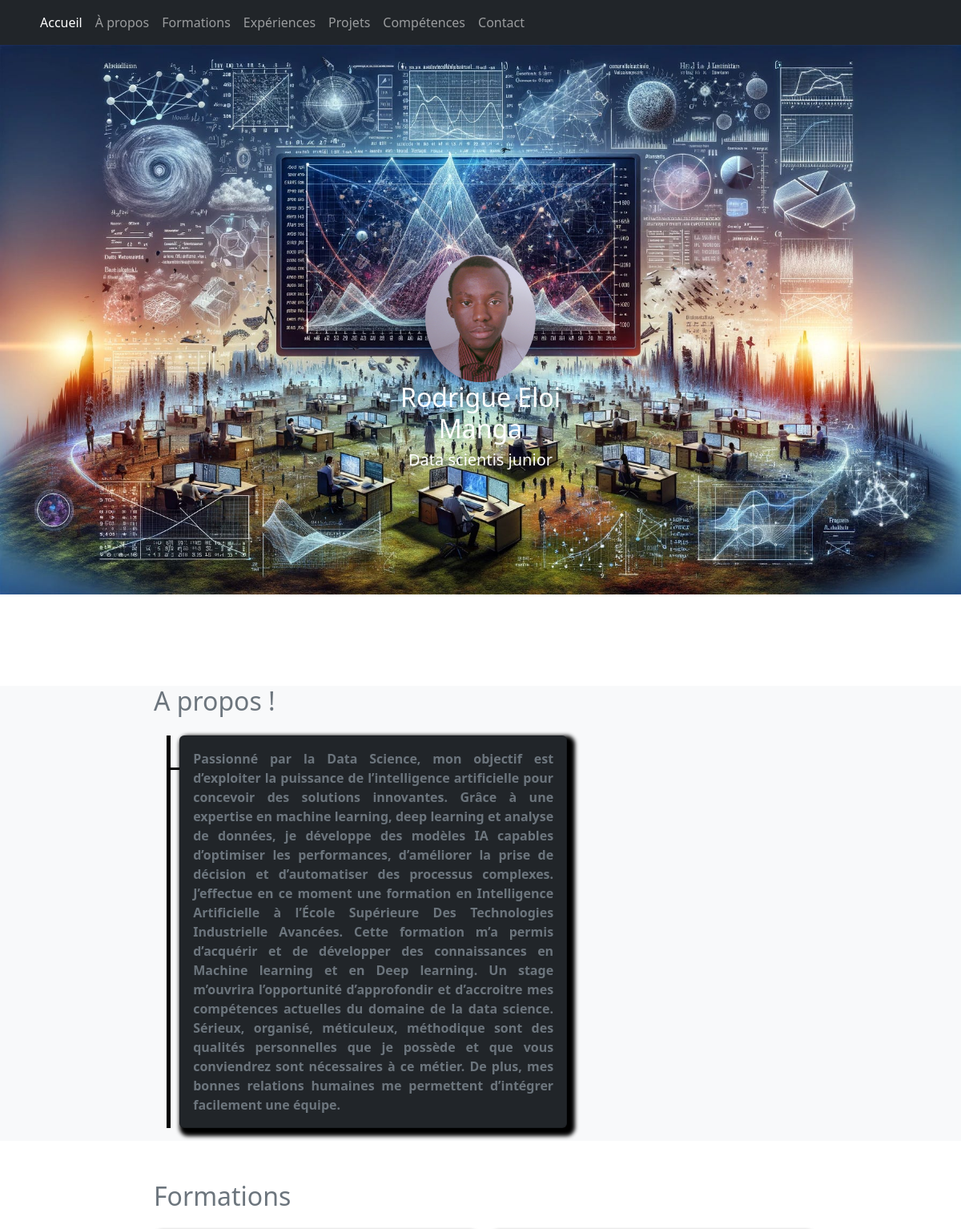
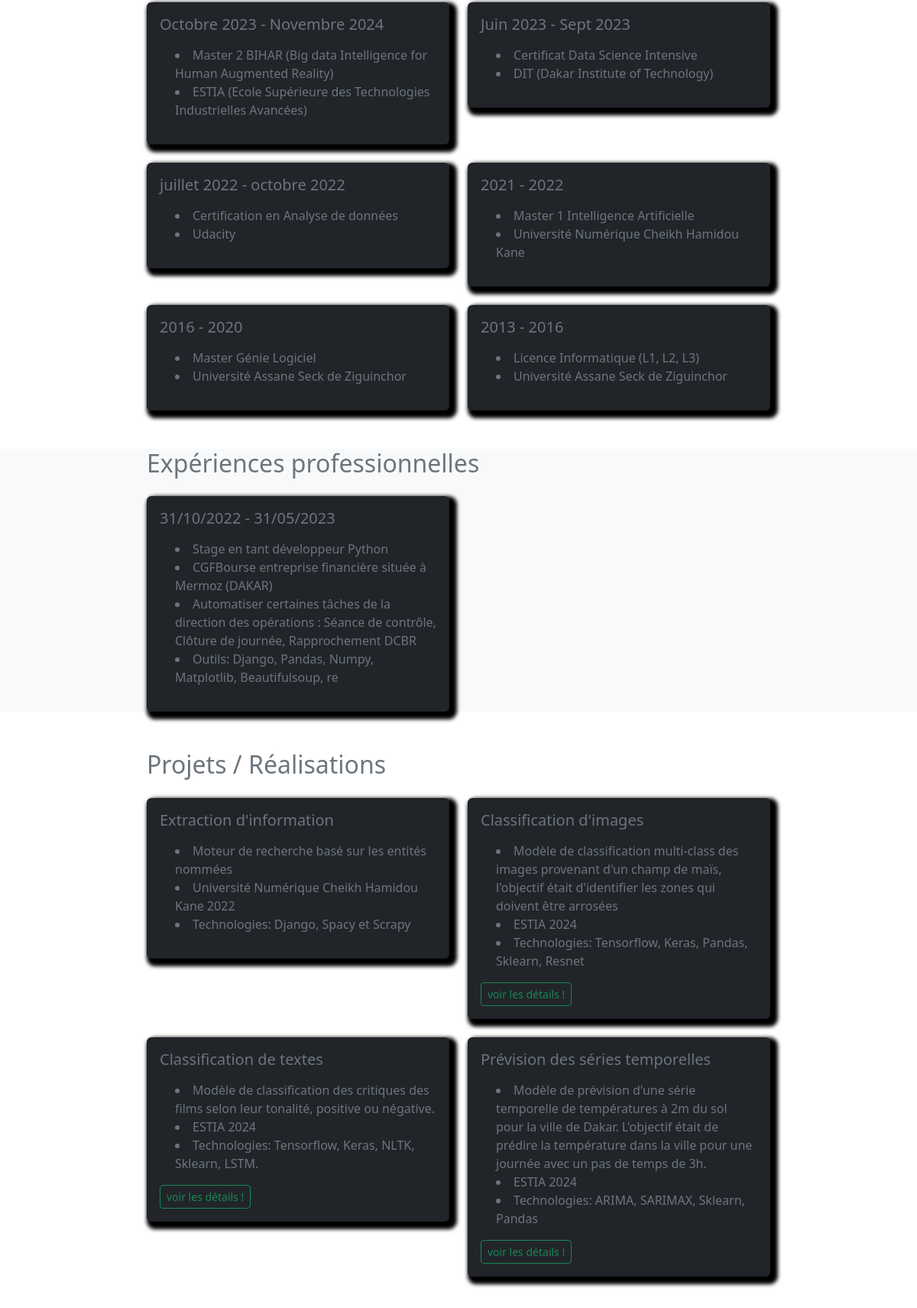
The page / (upper part) on the database its author committed (2 pictures, top to bottom).
### main/models.py (models this page shows, shortened)
class Education(models.Model):
    periode = models.CharField(max_length=200)
    specialite = models.TextField()
    ecole = models.TextField(max_length=200)

class Experience(models.Model):
    poste = models.CharField(max_length=200, default="")
    description = models.TextField()
    company = models.CharField(max_length=200)
    periode = models.CharField(max_length=200, default="")
    outils = models.TextField(default="")

class Project(models.Model):
    title = models.CharField(max_length=200)
    description = models.TextField()
    lieu = models.CharField(max_length=200, default="")
    technologies = models.CharField(max_length=200)

### main/views.py (the view)
# urls.py: path('', views.index, name='index'),
def index(request):
    data_education = Education.objects.all()
    data_experience = Experience.objects.all()
    data_project = Project.objects.all()
    data_skill = Skill.objects.all()
    return render(request, 'main/index.html', context={'educations': data_education, 'experiences': data_experience,
                                                       'projects': data_project, "skills": data_skill})

### main/templates/main/index.html (shortened to what this page needs)
{% extends 'main/base.html' %}
{% load static %}
{% block content %}
    <div class="row p-0 m-0" style='background-image: url("{% static 'analyst2.jpg' %}");background-size: 100%;
background-repeat: no-repeat; height: 800px'>
        <div class="col-3 text-center m-auto text-white">
            <img style="width:50%;" src="{% static 'img_portfolio.jpg' %}" class="img-fluid rounded-circle" alt>
            <h2>Rodrigue Eloi Manga</h2>
            <h5>Data scientis junior</h5>
        </div>
    </div>
    <section id="about" class="bg-light">
        <div class="row" style="margin-left: 15%;">
            <h2 class="text-secondary">A propos !</h2>
            <div class="d-flex m-3">
                    <span style="border-left: black 5px solid;"></span>
                    <span style="width:10%; border-top: 3px solid black; margin-left: -2px; margin-top: 40px"></span>
                    <div class="row">
                      <div class="col-sm-6">
                        <div class="card bg-dark" style="box-shadow: 5px 5px 5px 5px black">
                          <div class="card-body">
                            <p class="card-text text-secondary" style="font-weight: bold; text-align: justify">
                                Passionné par la Data Science, mon objectif est d’exploiter la puissance de l’intelligence artificielle pour concevoir des
                                solutions innovantes. Grâce à une expertise en machine learning, deep learning et analyse de données, je développe des
                                modèles IA capables d’optimiser les performances, d’améliorer la prise de décision et d’automatiser des processus complexes.
                                J’effectue en ce moment une
                                formation en Intelligence Artificielle à l’École Supérieure Des Technologies Industrielle Avancées.
                                Cette formation m’a permis d’acquérir et de développer des connaissances en Machine learning et
                                en Deep learning. Un stage m’ouvrira l’opportunité d’approfondir et d’accroitre mes compétences
                                actuelles du domaine de la data science.
                                Sérieux, organisé, méticuleux, méthodique sont des qualités personnelles que je possède et que vous
                                conviendrez sont nécessaires à ce métier. De plus, mes bonnes relations humaines me permettent
                                d’intégrer facilement une équipe.
                            </p>
                          </div>
                        </div>
                      </div>
                </div>
            </div>
        </div>
    </section>
    <section id="formations">
        <div class="row" style="margin-left: 15%; margin-top: 50px">
            <h2 class="text-secondary mb-0">Formations</h2>
            <div class="row g-4 mt-0">
                {% for education in educations %}
                    <div class="col-sm-5">
                        <div class="card bg-dark" style="box-shadow: 5px 5px 5px 5px black">
                          <div class="card-body text-secondary">
                              <h5 class="card-title mb-3">{{ education.periode }}</h5>
                            <p class="card-text" style="font-weight: bold; text-align: justify;">
                                <li style="margin-left: 20px">{{ education.specialite }}</li>
                                <li style="margin-left: 20px">{{ education.ecole }}</li>
                            </p>
                          </div>
                        </div>
                    </div>
                {% endfor %}
            </div>
        </div>
    </section>
    <section id="experiences" class="bg-light">
        <div class="row" style="margin-left: 15%; margin-top: 50px">
            <h2 class="text-secondary mb-0">Expériences professionnelles</h2>
            <div class="row g-4 mt-0">
                {% for exp in experiences %}
                    <div class="col-sm-5">
                        <div class="card bg-dark" style="box-shadow: 5px 5px 5px 5px black">
                          <div class="card-body text-secondary">
                              <h5 class="card-title mb-3">{{ exp.periode }}</h5>
                            <p class="card-text" style="font-weight: bold; text-align: justify;">
                                <li style="margin-left: 20px">{{ exp.poste }}</li>
                                <li style="margin-left: 20px">{{ exp.company }}</li>
                                <li style="margin-left: 20px">{{ exp.description }}</li>
                                <li style="margin-left: 20px">Outils: {{ exp.outils }}</li>
                            </p>
                          </div>
                        </div>
                    </div>
                {% endfor %}
            </div>
        </div>
    </section>
    <section id="projects">
        <div class="row" style="margin-left: 15%; margin-top: 50px">
            <h2 class="text-secondary mb-0">Projets / Réalisations</h2>
            <div class="row g-4 mt-0">
                {% for projet in projects %}
                    <div class="col-sm-5">
                        <div class="card bg-dark" style="box-shadow: 5px 5px 5px 5px black">
                          <div class="card-body text-secondary">
                              <h5 class="card-title mb-3">{{ projet.title }}</h5>
                            <p class="card-text" style="font-weight: bold; text-align: justify;">
                                <li style="margin-left: 20px">{{ projet.description }}</li>
                                <li style="margin-left: 20px">{{ projet.lieu }}</li>
                                <li style="margin-left: 20px">Technologies: {{ projet.technologies }}</li>
                            </p>
                              {% if projet.id != 1 %}
                                <a href="{% url 'details' idprojet=projet.id %}" class="btn btn-outline-success btn-sm">voir les détails !</a>
                              {% endif %}
                          </div>
                        </div>
                    </div>
                {% endfor %}
            </div>
        </div>
    </section>
{% endblock %}

### rows shown on the page
Education: periode "Octobre 2023 - Novembre 2024", specialite "Master 2 BIHAR (Big data Intelligence for Human Augmented Reality)", ecole "ESTIA (Ecole Supérieure des Technologies Industrielles Avancées)"
Education: periode "Juin 2023 - Sept 2023", specialite "Certificat Data Science Intensive", ecole "DIT (Dakar Institute of Technology)"
Education: periode "juillet 2022 - octobre 2022", specialite "Certification en Analyse de données", ecole "Udacity"
Education: periode "2021 - 2022", specialite "Master 1 Intelligence Artificielle", ecole "Université Numérique Cheikh Hamidou Kane"
Education: periode "2016 - 2020", specialite "Master Génie Logiciel", ecole "Université Assane Seck de Ziguinchor"
Education: periode "2013 - 2016", specialite "Licence Informatique (L1, L2, L3)", ecole "Université Assane Seck de Ziguinchor"
Experience: periode "31/10/2022 - 31/05/2023", poste "Stage en tant développeur Python", company "CGFBourse entreprise financière située à Mermoz (DAKAR)", description "Automatiser certaines tâches de la direction des opérations : Séance de contrôle, Clôture de journée, Rapprochement DCBR", outils "Django, Pandas, Numpy, Matplotlib, Beautifulsoup, re"
Project: title "Extraction d'information", description "Moteur de recherche basé sur les entités nommées", lieu "Université Numérique Cheikh Hamidou Kane 2022", technologies "Django, Spacy et Scrapy"
Project: title "Classification d'images", description "Modèle de classification multi-class des images provenant d'un champ de maïs, l'objectif était d'identifier les zones qui doivent être arrosées", lieu "ESTIA 2024", technologies "Tensorflow, Keras, Pandas, Sklearn, Resnet", shows "voir les détails !"
Project: title "Classification de textes", description "Modèle de classification des critiques des films selon leur tonalité, positive ou négative.", lieu "ESTIA 2024", technologies "Tensorflow, Keras, NLTK, Sklearn, LSTM.", shows "voir les détails !"
Project: title "Prévision des séries temporelles", description "Modèle de prévision d'une série temporelle de températures à 2m du sol pour la ville de Dakar. L'objectif était de prédire la température dans la ville pour une journée avec un pas de temps de 3h.", lieu "ESTIA 2024", technologies "ARIMA, SARIMAX, Sklearn, Pandas", shows "voir les détails !"
